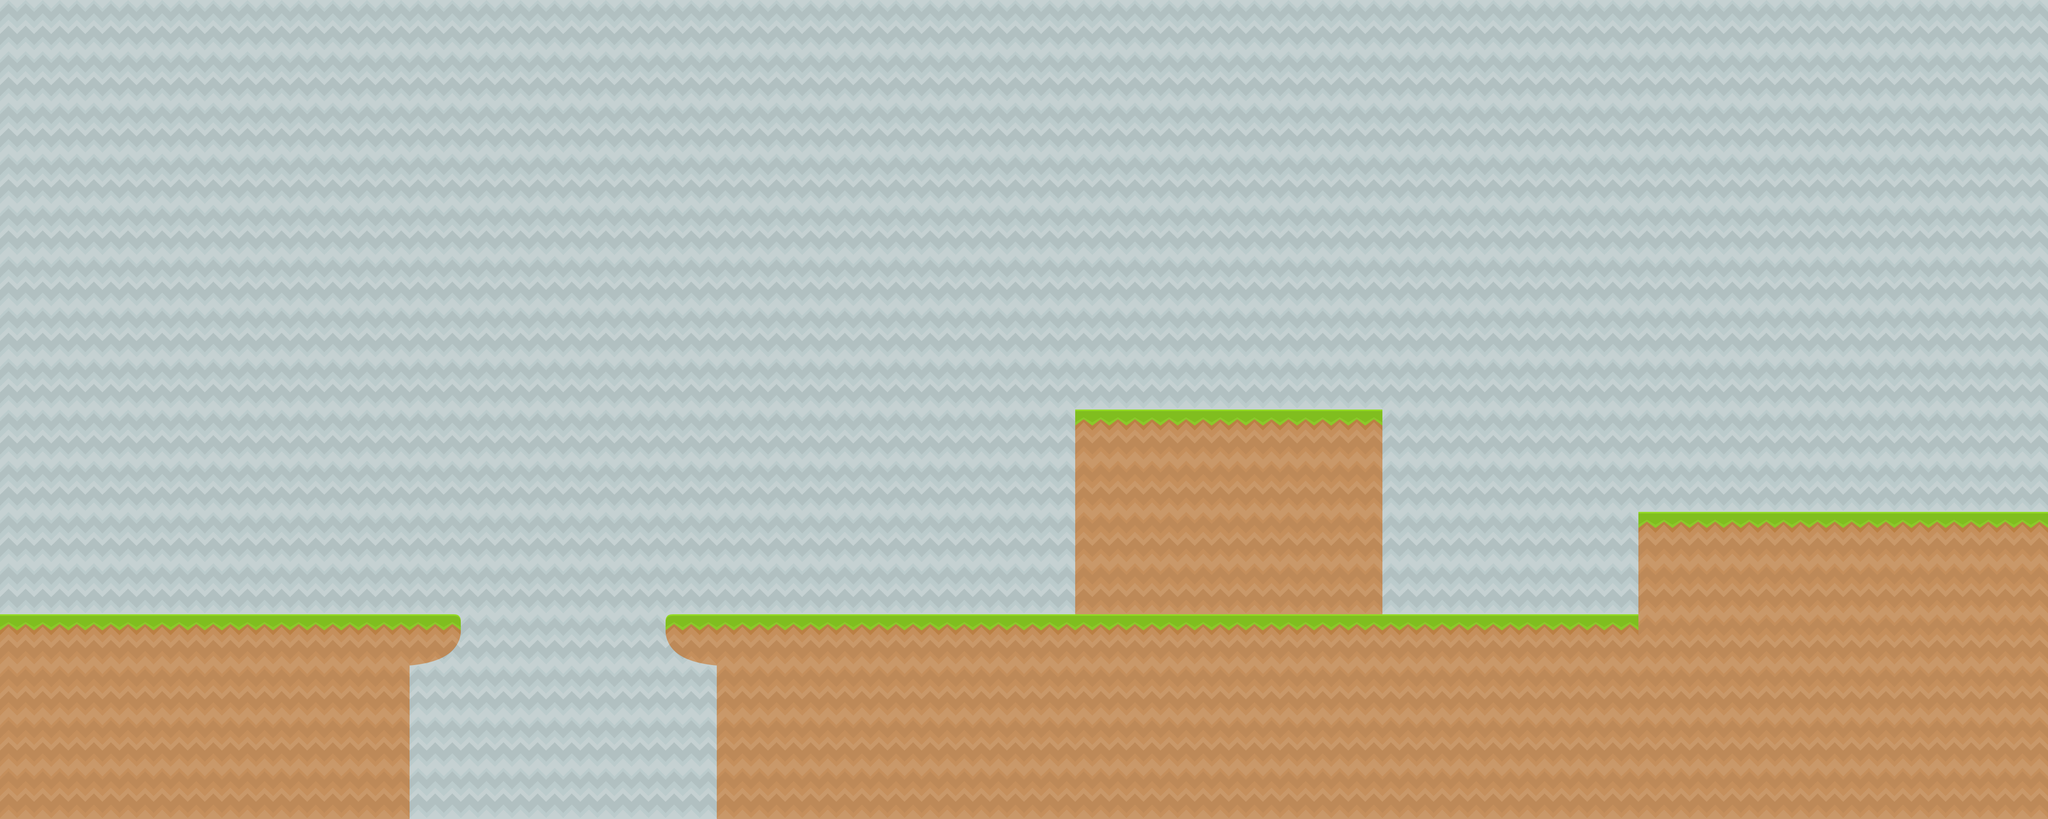

A level layout from a 2D game, rendered from its tile map. Below: a short description, then the map file with its tile-grid data intact:
An orthogonal 40x16 tile map with 128x128 px tiles, 2 tile layers (background, ground) and 9 objects.

<map version="1.4" tiledversion="1.4.3" orientation="orthogonal" renderorder="right-down" width="40" height="16" tilewidth="128" tileheight="128" infinite="0" nextlayerid="8" nextobjectid="12">
 <tileset firstgid="1" source="spritesheet_ground.tsx" />
 <layer id="2" name="background" width="40" height="16">
  <data encoding="csv">
19,19,19,19,19,19,19,19,19,19,19,19,19,19,19,19,19,19,19,19,19,19,19,19,19,19,19,19,19,19,19,19,19,19,19,19,19,19,19,19,
19,19,19,19,19,19,19,19,19,19,19,19,19,19,19,19,19,19,19,19,19,19,19,19,19,19,19,19,19,19,19,19,19,19,19,19,19,19,19,19,
19,19,19,19,19,19,19,19,19,19,19,19,19,19,19,19,19,19,19,19,19,19,19,19,19,19,19,19,19,19,19,19,19,19,19,19,19,19,19,19,
19,19,19,19,19,19,19,19,19,19,19,19,19,19,19,19,19,19,19,19,19,19,19,19,19,19,19,19,19,19,19,19,19,19,19,19,19,19,19,19,
19,19,19,19,19,19,19,19,19,19,19,19,19,19,19,19,19,19,19,19,19,19,19,19,19,19,19,19,19,19,19,19,19,19,19,19,19,19,19,19,
19,19,19,19,19,19,19,19,19,19,19,19,19,19,19,19,19,19,19,19,19,19,19,19,19,19,19,19,19,19,19,19,19,19,19,19,19,19,19,19,
19,19,19,19,19,19,19,19,19,19,19,19,19,19,19,19,19,19,19,19,19,19,19,19,19,19,19,19,19,19,19,19,19,19,19,19,19,19,19,19,
19,19,19,19,19,19,19,19,19,19,19,19,19,19,19,19,19,19,19,19,19,19,19,19,19,19,19,19,19,19,19,19,19,19,19,19,19,19,19,19,
19,19,19,19,19,19,19,19,19,19,19,19,19,19,19,19,19,19,19,19,19,19,19,19,19,19,19,19,19,19,19,19,19,19,19,19,19,19,19,19,
19,19,19,19,19,19,19,19,19,19,19,19,19,19,19,19,19,19,19,19,19,19,19,19,19,19,19,19,19,19,19,19,19,19,19,19,19,19,19,19,
19,19,19,19,19,19,19,19,19,19,19,19,19,19,19,19,19,19,19,19,19,19,19,19,19,19,19,19,19,19,19,19,19,19,19,19,19,19,19,19,
19,19,19,19,19,19,19,19,19,19,19,19,19,19,19,19,19,19,19,19,19,19,19,19,19,19,19,19,19,19,19,19,19,19,19,19,19,19,19,19,
19,19,19,19,19,19,19,19,19,19,19,19,19,19,19,19,19,19,19,19,19,19,19,19,19,19,19,19,19,19,19,19,19,19,19,19,19,19,19,19,
19,19,19,19,19,19,19,19,19,19,19,19,19,19,19,19,19,19,19,19,19,19,19,19,19,19,19,19,19,19,19,19,19,19,19,19,19,19,19,19,
19,19,19,19,19,19,19,19,19,19,19,19,19,19,19,19,19,19,19,19,19,19,19,19,19,19,19,19,19,19,19,19,19,19,19,19,19,19,19,19,
19,19,19,19,19,19,19,19,19,19,19,19,19,19,19,19,19,19,19,19,19,19,19,19,19,19,19,19,19,19,19,19,19,19,19,19,19,19,19,19
</data>
 </layer>
 <objectgroup id="7" name="death" visible="0">
  <object id="9" x="1005" y="1967.9" width="799.79" height="78.9266" />
 </objectgroup>
 <objectgroup id="3" name="ground_collisions" visible="0">
  <object id="1" x="2.61165" y="1538.87" width="1144.29" height="41.7864" />
  <object id="2" x="1669.15" y="1539.2" width="2421.76" height="48.4352" />
  <object id="3" x="2690.91" y="1026.55" width="762.21" height="43.78" />
  <object id="4" x="4097.81" y="1282.23" width="1019.94" height="300.252" />
  <object id="10" x="926.072" y="1557.48" width="94.7119" height="486.714" />
  <object id="11" x="1791.63" y="1583.79" width="144.699" height="460.405" />
 </objectgroup>
 <layer id="1" name="ground" width="40" height="16">
  <data encoding="csv">
0,0,0,0,0,0,0,0,0,0,0,0,0,0,0,0,0,0,0,0,0,0,0,0,0,0,0,0,0,0,0,0,0,0,0,0,0,0,0,0,
0,0,0,0,0,0,0,0,0,0,0,0,0,0,0,0,0,0,0,0,0,0,0,0,0,0,0,0,0,0,0,0,0,0,0,0,0,0,0,0,
0,0,0,0,0,0,0,0,0,0,0,0,0,0,0,0,0,0,0,0,0,0,0,0,0,0,0,0,0,0,0,0,0,0,0,0,0,0,0,0,
0,0,0,0,0,0,0,0,0,0,0,0,0,0,0,0,0,0,0,0,0,0,0,0,0,0,0,0,0,0,0,0,0,0,0,0,0,0,0,0,
0,0,0,0,0,0,0,0,0,0,0,0,0,0,0,0,0,0,0,0,0,0,0,0,0,0,0,0,0,0,0,0,0,0,0,0,0,0,0,0,
0,0,0,0,0,0,0,0,0,0,0,0,0,0,0,0,0,0,0,0,0,0,0,0,0,0,0,0,0,0,0,0,0,0,0,0,0,0,0,0,
0,0,0,0,0,0,0,0,0,0,0,0,0,0,0,0,0,0,0,0,0,0,0,0,0,0,0,0,0,0,0,0,0,0,0,0,0,0,0,0,
0,0,0,0,0,0,0,0,0,0,0,0,0,0,0,0,0,0,0,0,0,0,0,0,0,0,0,0,0,0,0,0,0,0,0,0,0,0,0,0,
0,0,0,0,0,0,0,0,0,0,0,0,0,0,0,0,0,0,0,0,0,9,9,9,9,9,9,0,0,0,0,0,0,0,0,0,0,0,0,0,
0,0,0,0,0,0,0,0,0,0,0,0,0,0,0,0,0,0,0,0,0,2,2,2,2,2,2,0,0,0,0,0,0,0,0,0,0,0,0,0,
0,0,0,0,0,0,0,0,0,0,0,0,0,0,0,0,0,0,0,0,0,2,2,2,2,2,2,0,0,0,0,0,9,9,9,9,9,9,9,9,
0,0,0,0,0,0,0,0,0,0,0,0,0,0,0,0,0,0,0,0,0,2,2,2,2,2,2,0,0,0,0,0,2,2,2,2,2,2,2,2,
9,9,9,9,9,9,9,9,89,0,0,0,0,97,9,9,9,9,9,9,9,9,9,9,9,9,9,9,9,9,9,9,2,2,2,2,2,2,2,2,
2,2,2,2,2,2,2,2,0,0,0,0,0,0,2,2,2,2,2,2,2,2,2,2,2,2,2,2,2,2,2,2,2,2,2,2,2,2,2,2,
2,2,2,2,2,2,2,2,0,0,0,0,0,0,2,2,2,2,2,2,2,2,2,2,2,2,2,2,2,2,2,2,2,2,2,2,2,2,2,2,
2,2,2,2,2,2,2,2,0,0,0,0,0,0,2,2,2,2,2,2,2,2,2,2,2,2,2,2,2,2,2,2,2,2,2,2,2,2,2,2
</data>
 </layer>
 <objectgroup id="5" name="enemies" visible="0">
  <object id="7" x="3062.65" y="1313.81">
   <point />
  </object>
 </objectgroup>
 <objectgroup id="6" name="key" visible="0">
  <object id="8" x="4608.47" y="1145.59">
   <point />
  </object>
 </objectgroup>
</map>
